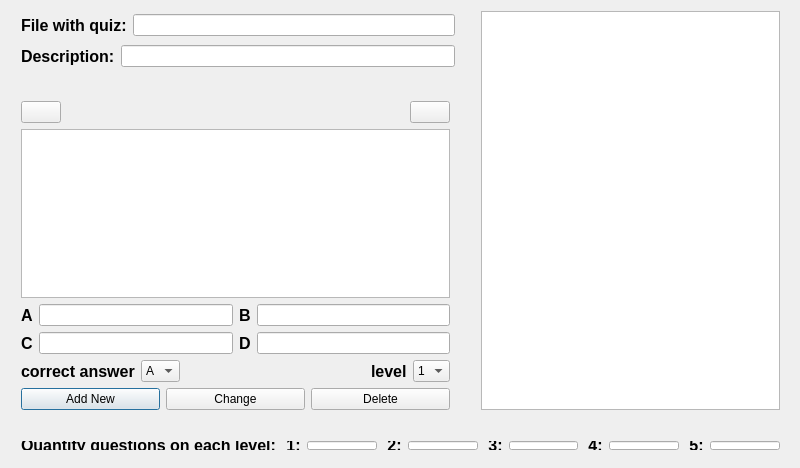
<?xml version="1.0" encoding="UTF-8"?>
<ui version="4.0">
 <class>QuizEdit</class>
 <widget class="QWidget" name="QuizEdit">
  <property name="geometry">
   <rect>
    <x>0</x>
    <y>0</y>
    <width>800</width>
    <height>468</height>
   </rect>
  </property>
  <property name="windowTitle">
   <string>QuizEdit</string>
  </property>
  <property name="locale">
   <locale language="English" country="UnitedStates"/>
  </property>
  <widget class="QWidget" name="verticalLayoutWidget">
   <property name="geometry">
    <rect>
     <x>10</x>
     <y>90</y>
     <width>451</width>
     <height>331</height>
    </rect>
   </property>
   <layout class="QVBoxLayout" name="verticalLayout">
    <item>
     <layout class="QHBoxLayout" name="horizontalLayout_7">
      <item>
       <widget class="QPushButton" name="pushButton_previous">
        <property name="toolTip">
         <string>Previous</string>
        </property>
        <property name="text">
         <string/>
        </property>
        <property name="icon">
         <iconset resource="resource.qrc">
          <normaloff>:/main/images/arrow-left.png</normaloff>:/main/images/arrow-left.png</iconset>
        </property>
        <property name="iconSize">
         <size>
          <width>22</width>
          <height>22</height>
         </size>
        </property>
       </widget>
      </item>
      <item>
       <spacer name="horizontalSpacer_2">
        <property name="orientation">
         <enum>Qt::Horizontal</enum>
        </property>
        <property name="sizeHint" stdset="0">
         <size>
          <width>40</width>
          <height>20</height>
         </size>
        </property>
       </spacer>
      </item>
      <item>
       <widget class="QPushButton" name="pushButton_next">
        <property name="toolTip">
         <string>Next</string>
        </property>
        <property name="text">
         <string/>
        </property>
        <property name="icon">
         <iconset resource="resource.qrc">
          <normaloff>:/main/images/arrow-right.png</normaloff>:/main/images/arrow-right.png</iconset>
        </property>
        <property name="iconSize">
         <size>
          <width>22</width>
          <height>22</height>
         </size>
        </property>
       </widget>
      </item>
     </layout>
    </item>
    <item>
     <widget class="QTextEdit" name="textEdit"/>
    </item>
    <item>
     <layout class="QHBoxLayout" name="horizontalLayout_3">
      <item>
       <widget class="QLabel" name="label_2">
        <property name="font">
         <font>
          <pointsize>12</pointsize>
          <weight>75</weight>
          <bold>true</bold>
         </font>
        </property>
        <property name="text">
         <string>A</string>
        </property>
       </widget>
      </item>
      <item>
       <widget class="QLineEdit" name="lineEdit_A"/>
      </item>
      <item>
       <widget class="QLabel" name="label_3">
        <property name="font">
         <font>
          <pointsize>12</pointsize>
          <weight>75</weight>
          <bold>true</bold>
         </font>
        </property>
        <property name="text">
         <string>B</string>
        </property>
       </widget>
      </item>
      <item>
       <widget class="QLineEdit" name="lineEdit_B"/>
      </item>
     </layout>
    </item>
    <item>
     <layout class="QHBoxLayout" name="horizontalLayout_4">
      <item>
       <widget class="QLabel" name="label_4">
        <property name="font">
         <font>
          <pointsize>12</pointsize>
          <weight>75</weight>
          <bold>true</bold>
         </font>
        </property>
        <property name="text">
         <string>C</string>
        </property>
       </widget>
      </item>
      <item>
       <widget class="QLineEdit" name="lineEdit_C"/>
      </item>
      <item>
       <widget class="QLabel" name="label_5">
        <property name="font">
         <font>
          <pointsize>12</pointsize>
          <weight>75</weight>
          <bold>true</bold>
         </font>
        </property>
        <property name="text">
         <string>D</string>
        </property>
       </widget>
      </item>
      <item>
       <widget class="QLineEdit" name="lineEdit_D"/>
      </item>
     </layout>
    </item>
    <item>
     <layout class="QHBoxLayout" name="horizontalLayout">
      <item>
       <widget class="QLabel" name="label_6">
        <property name="font">
         <font>
          <pointsize>12</pointsize>
          <weight>75</weight>
          <bold>true</bold>
         </font>
        </property>
        <property name="text">
         <string>correct answer</string>
        </property>
       </widget>
      </item>
      <item>
       <widget class="QComboBox" name="comboBox_2">
        <item>
         <property name="text">
          <string>A</string>
         </property>
        </item>
        <item>
         <property name="text">
          <string>B</string>
         </property>
        </item>
        <item>
         <property name="text">
          <string>C</string>
         </property>
        </item>
        <item>
         <property name="text">
          <string>D</string>
         </property>
        </item>
       </widget>
      </item>
      <item>
       <spacer name="horizontalSpacer">
        <property name="orientation">
         <enum>Qt::Horizontal</enum>
        </property>
        <property name="sizeHint" stdset="0">
         <size>
          <width>40</width>
          <height>20</height>
         </size>
        </property>
       </spacer>
      </item>
      <item>
       <widget class="QLabel" name="label">
        <property name="font">
         <font>
          <pointsize>12</pointsize>
          <weight>75</weight>
          <bold>true</bold>
         </font>
        </property>
        <property name="text">
         <string>level</string>
        </property>
       </widget>
      </item>
      <item>
       <widget class="QComboBox" name="comboBox">
        <item>
         <property name="text">
          <string>1</string>
         </property>
        </item>
        <item>
         <property name="text">
          <string>2</string>
         </property>
        </item>
        <item>
         <property name="text">
          <string>3</string>
         </property>
        </item>
        <item>
         <property name="text">
          <string>4</string>
         </property>
        </item>
        <item>
         <property name="text">
          <string>5</string>
         </property>
        </item>
       </widget>
      </item>
     </layout>
    </item>
    <item>
     <layout class="QHBoxLayout" name="horizontalLayout_2">
      <item>
       <widget class="QPushButton" name="pbutton_dodaj">
        <property name="toolTip">
         <string>Add new question</string>
        </property>
        <property name="text">
         <string>Add New</string>
        </property>
        <property name="icon">
         <iconset resource="resource.qrc">
          <normaloff>:/main/images/list-add.png</normaloff>:/main/images/list-add.png</iconset>
        </property>
        <property name="iconSize">
         <size>
          <width>22</width>
          <height>22</height>
         </size>
        </property>
        <property name="default">
         <bool>true</bool>
        </property>
       </widget>
      </item>
      <item>
       <widget class="QPushButton" name="pbutton_edytuj">
        <property name="enabled">
         <bool>true</bool>
        </property>
        <property name="toolTip">
         <string>Change actual question</string>
        </property>
        <property name="text">
         <string>Change</string>
        </property>
        <property name="icon">
         <iconset resource="resource.qrc">
          <normaloff>:/main/images/edit-redo.png</normaloff>:/main/images/edit-redo.png</iconset>
        </property>
        <property name="iconSize">
         <size>
          <width>22</width>
          <height>22</height>
         </size>
        </property>
       </widget>
      </item>
      <item>
       <widget class="QPushButton" name="pbutton_usun">
        <property name="toolTip">
         <string>Delete question</string>
        </property>
        <property name="text">
         <string>Delete</string>
        </property>
        <property name="icon">
         <iconset resource="resource.qrc">
          <normaloff>:/main/images/list-remove.png</normaloff>:/main/images/list-remove.png</iconset>
        </property>
        <property name="iconSize">
         <size>
          <width>22</width>
          <height>22</height>
         </size>
        </property>
       </widget>
      </item>
     </layout>
    </item>
   </layout>
  </widget>
  <widget class="QWidget" name="verticalLayoutWidget_2">
   <property name="geometry">
    <rect>
     <x>470</x>
     <y>0</y>
     <width>321</width>
     <height>421</height>
    </rect>
   </property>
   <layout class="QVBoxLayout" name="verticalLayout_2">
    <item>
     <widget class="QListWidget" name="listWidget">
      <property name="locale">
       <locale language="English" country="UnitedStates"/>
      </property>
     </widget>
    </item>
   </layout>
  </widget>
  <widget class="QWidget" name="verticalLayoutWidget_3">
   <property name="geometry">
    <rect>
     <x>10</x>
     <y>0</y>
     <width>456</width>
     <height>81</height>
    </rect>
   </property>
   <layout class="QVBoxLayout" name="verticalLayout_3">
    <item>
     <layout class="QHBoxLayout" name="horizontalLayout_5">
      <item>
       <widget class="QLabel" name="label_8">
        <property name="font">
         <font>
          <pointsize>12</pointsize>
          <weight>75</weight>
          <bold>true</bold>
         </font>
        </property>
        <property name="text">
         <string>File with quiz:</string>
        </property>
       </widget>
      </item>
      <item>
       <widget class="QLineEdit" name="lineEdit">
        <property name="readOnly">
         <bool>true</bool>
        </property>
       </widget>
      </item>
     </layout>
    </item>
    <item>
     <layout class="QHBoxLayout" name="horizontalLayout_8">
      <item>
       <widget class="QLabel" name="label_7">
        <property name="font">
         <font>
          <pointsize>12</pointsize>
          <weight>75</weight>
          <bold>true</bold>
         </font>
        </property>
        <property name="text">
         <string>Description:</string>
        </property>
       </widget>
      </item>
      <item>
       <widget class="QLineEdit" name="lineEdit_2"/>
      </item>
     </layout>
    </item>
   </layout>
  </widget>
  <widget class="QWidget" name="horizontalLayoutWidget_2">
   <property name="geometry">
    <rect>
     <x>10</x>
     <y>430</y>
     <width>781</width>
     <height>31</height>
    </rect>
   </property>
   <layout class="QHBoxLayout" name="horizontalLayout_9">
    <item>
     <widget class="QLabel" name="label_9">
      <property name="font">
       <font>
        <pointsize>12</pointsize>
        <weight>75</weight>
        <bold>true</bold>
       </font>
      </property>
      <property name="text">
       <string>Quantity questions on each level:</string>
      </property>
     </widget>
    </item>
    <item>
     <widget class="QLabel" name="label_10">
      <property name="font">
       <font>
        <pointsize>12</pointsize>
        <weight>75</weight>
        <bold>true</bold>
       </font>
      </property>
      <property name="text">
       <string> 1:</string>
      </property>
     </widget>
    </item>
    <item>
     <widget class="QLineEdit" name="lineEdit_3">
      <property name="readOnly">
       <bool>true</bool>
      </property>
     </widget>
    </item>
    <item>
     <widget class="QLabel" name="label_11">
      <property name="font">
       <font>
        <pointsize>12</pointsize>
        <weight>75</weight>
        <bold>true</bold>
       </font>
      </property>
      <property name="text">
       <string> 2:</string>
      </property>
     </widget>
    </item>
    <item>
     <widget class="QLineEdit" name="lineEdit_5">
      <property name="readOnly">
       <bool>true</bool>
      </property>
     </widget>
    </item>
    <item>
     <widget class="QLabel" name="label_12">
      <property name="font">
       <font>
        <pointsize>12</pointsize>
        <weight>75</weight>
        <bold>true</bold>
       </font>
      </property>
      <property name="text">
       <string> 3:</string>
      </property>
     </widget>
    </item>
    <item>
     <widget class="QLineEdit" name="lineEdit_6">
      <property name="readOnly">
       <bool>true</bool>
      </property>
     </widget>
    </item>
    <item>
     <widget class="QLabel" name="label_13">
      <property name="font">
       <font>
        <pointsize>12</pointsize>
        <weight>75</weight>
        <bold>true</bold>
       </font>
      </property>
      <property name="text">
       <string> 4:</string>
      </property>
     </widget>
    </item>
    <item>
     <widget class="QLineEdit" name="lineEdit_7">
      <property name="readOnly">
       <bool>true</bool>
      </property>
     </widget>
    </item>
    <item>
     <widget class="QLabel" name="label_14">
      <property name="font">
       <font>
        <pointsize>12</pointsize>
        <weight>75</weight>
        <bold>true</bold>
       </font>
      </property>
      <property name="text">
       <string> 5:</string>
      </property>
     </widget>
    </item>
    <item>
     <widget class="QLineEdit" name="lineEdit_8">
      <property name="readOnly">
       <bool>true</bool>
      </property>
     </widget>
    </item>
   </layout>
  </widget>
 </widget>
 <layoutdefault spacing="6" margin="11"/>
 <resources>
  <include location="resource.qrc"/>
 </resources>
 <connections/>
</ui>
